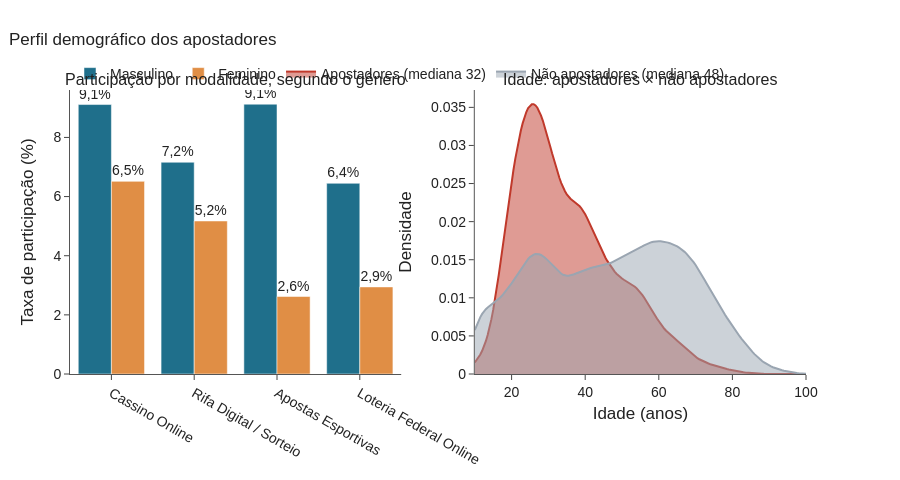
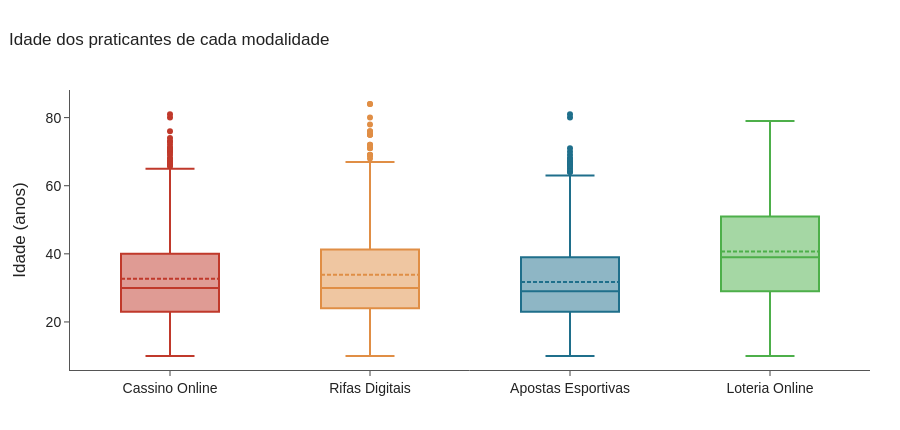

Write notebook code for charts like these, in order.
### Markdown cell above
### 4.2. Perfil demográfico: gênero e idade

### Code cell
# Taxa de adesão por modalidade separada por sexo (análise original)
genero_mods = []
for label, col in mods.items():
    if col != 'C14_AGREG':
        tx_m = df[df['sexo_desc'] == 'Masculino'][col].mean() * 100
        tx_f = df[df['sexo_desc'] == 'Feminino'][col].mean() * 100
        genero_mods.append({'Modalidade': label.split(' (')[0], 'Masculino': tx_m, 'Feminino': tx_f})
df_gen = pd.DataFrame(genero_mods)

idade_ap = df[df['status_aposta'] == 'Apostador']['IDADE']
idade_nao = df[df['status_aposta'] == 'Não Apostador']['IDADE']

fig = make_subplots(rows=1, cols=2, horizontal_spacing=0.1,
                    subplot_titles=('Participação por modalidade, segundo o gênero', 'Idade: apostadores × não apostadores'))
for sexo, cor in [('Masculino', COR['principal']), ('Feminino', COR['secundaria'])]:
    fig.add_bar(x=df_gen['Modalidade'], y=df_gen[sexo], name=sexo, marker_color=cor,
                text=rotulos_pct(df_gen[sexo]), textposition='outside', row=1, col=1)
grade_idade = np.linspace(10, 100, 181)
for serie, nome, cor in [(idade_ap, f'Apostadores (mediana {idade_ap.median():.0f})', COR['destaque']),
                         (idade_nao, f'Não apostadores (mediana {idade_nao.median():.0f})', COR['neutro'])]:
    densidade = stats.gaussian_kde(serie.dropna())(grade_idade)   # KDE, como no estudo original
    fig.add_scatter(x=grade_idade, y=densidade, mode='lines', fill='tozeroy', name=nome, line=dict(color=cor, width=2),
                    row=1, col=2)
    fig.add_vline(x=serie.median(), line_dash='dash', line_color=cor, row=1, col=2)
fig.update_layout(barmode='group', height=480, title='Perfil demográfico dos apostadores')
fig.update_yaxes(title_text='Taxa de participação (%)', row=1, col=1)
fig.update_yaxes(title_text='Densidade', row=1, col=2)
fig.update_xaxes(title_text='Idade (anos)', row=1, col=2)
fig.show()

# Boxplot de idade por modalidade específica (análise original)
dados_idade_mods = []
for label, col in [('Cassino Online', 'aposta_cassino'), ('Rifas Digitais', 'aposta_rifa'),
                   ('Apostas Esportivas', 'aposta_esportiva'), ('Loteria Online', 'aposta_loteria')]:
    sub = df[df[col] == 1][['IDADE']].copy()
    sub['Modalidade'] = label
    dados_idade_mods.append(sub)
df_idade_mods = pd.concat(dados_idade_mods, ignore_index=True)

fig = go.Figure()
for (nome, sub), cor in zip(df_idade_mods.groupby('Modalidade', sort=False), COR_MOD.values()):
    fig.add_box(y=sub['IDADE'], name=nome, marker_color=cor, boxmean=True)
fig.update_layout(height=430, showlegend=False, title='Idade dos praticantes de cada modalidade', yaxis_title='Idade (anos)')
fig.show()

df_idade_mods.groupby('Modalidade')['IDADE'].describe()[['mean', 'std', '50%', 'min', 'max']]

### Figure 1 — Plotly figure (JSON) as saved in the notebook; plotly's stock layout.template omitted (floating-point values rounded to 4 significant figures; data arrays with more than 128 entries replaced by an {"elided": "..."} marker saying what was removed)
{"data": [{"marker": {"color": "#1f6f8b"}, "name": "Masculino", "text": ["9,1%", "7,2%", "9,1%", "6,4%"], "textposition": "outside", "type": "bar", "x": ["Cassino Online", "Rifa Digital / Sorteio", "Apostas Esportivas", "Loteria Federal Online"], "xaxis": "x", "y": [9.112, 7.16, 9.124, 6.449], "yaxis": "y"}, {"marker": {"color": "#e08e45"}, "name": "Feminino", "text": ["6,5%", "5,2%", "2,6%", "2,9%"], "textposition": "outside", "type": "bar", "x": ["Cassino Online", "Rifa Digital / Sorteio", "Apostas Esportivas", "Loteria Federal Online"], "xaxis": "x", "y": [6.514, 5.175, 2.62, 2.945], "yaxis": "y"}, {"fill": "tozeroy", "line": {"color": "#c0392b", "width": 2}, "mode": "lines", "name": "Apostadores (mediana 32)", "type": "scatter", "x": {"elided": "181 float values"}, "xaxis": "x2", "y": {"elided": "181 float values"}, "yaxis": "y2"}, {"fill": "tozeroy", "line": {"color": "#9aa5b1", "width": 2}, "mode": "lines", "name": "Não apostadores (mediana 48)", "type": "scatter", "x": {"elided": "181 float values"}, "xaxis": "x2", "y": {"elided": "181 float values"}, "yaxis": "y2"}], "layout": {"annotations": [{"font": {"size": 16}, "showarrow": false, "text": "Participação por modalidade, segundo o gênero", "x": 0.225, "xanchor": "center", "xref": "paper", "y": 1.0, "yanchor": "bottom", "yref": "paper"}, {"font": {"size": 16}, "showarrow": false, "text": "Idade: apostadores × não apostadores", "x": 0.775, "xanchor": "center", "xref": "paper", "y": 1.0, "yanchor": "bottom", "yref": "paper"}], "barmode": "group", "height": 480, "shapes": [{"line": {"color": "#c0392b", "dash": "dash"}, "type": "line", "x0": 32.0, "x1": 32.0, "xref": "x2", "y0": 0, "y1": 1, "yref": "y2 domain"}, {"line": {"color": "#9aa5b1", "dash": "dash"}, "type": "line", "x0": 48.0, "x1": 48.0, "xref": "x2", "y0": 0, "y1": 1, "yref": "y2 domain"}], "title": {"text": "Perfil demográfico dos apostadores"}, "xaxis": {"anchor": "y", "domain": [0.0, 0.45]}, "xaxis2": {"anchor": "y2", "domain": [0.55, 1.0], "title": {"text": "Idade (anos)"}}, "yaxis": {"anchor": "x", "domain": [0.0, 1.0], "title": {"text": "Taxa de participação (%)"}}, "yaxis2": {"anchor": "x2", "domain": [0.0, 1.0], "title": {"text": "Densidade"}}}}

### Figure 2 — Plotly figure (JSON) as saved in the notebook; plotly's stock layout.template omitted (floating-point values rounded to 4 significant figures; data arrays with more than 128 entries replaced by an {"elided": "..."} marker saying what was removed)
{"data": [{"boxmean": true, "marker": {"color": "#c0392b"}, "name": "Cassino Online", "type": "box", "y": {"elided": "1885 int values"}}, {"boxmean": true, "marker": {"color": "#e08e45"}, "name": "Rifas Digitais", "type": "box", "y": {"elided": "1489 int values"}}, {"boxmean": true, "marker": {"color": "#1f6f8b"}, "name": "Apostas Esportivas", "type": "box", "y": {"elided": "1362 int values"}}, {"boxmean": true, "marker": {"color": "#4daf4a"}, "name": "Loteria Online", "type": "box", "y": {"elided": "1110 int values"}}], "layout": {"height": 430, "showlegend": false, "title": {"text": "Idade dos praticantes de cada modalidade"}, "yaxis": {"title": {"text": "Idade (anos)"}}}}
